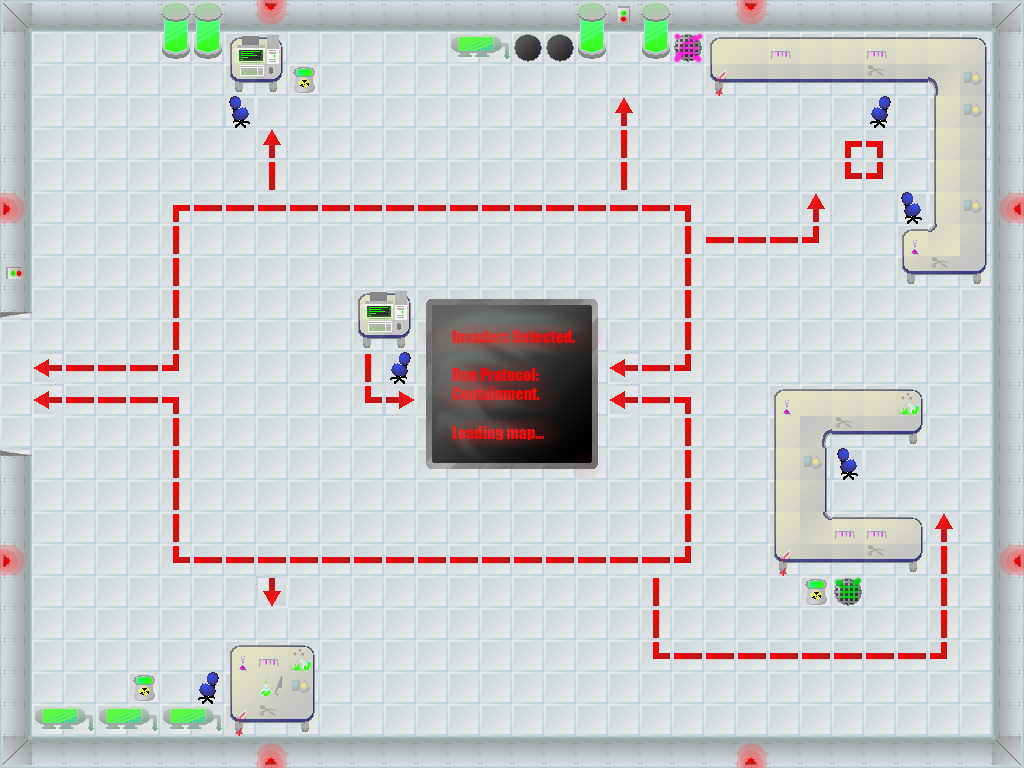

Rendered tile map (Tiled .tmx) drawn with the repository's tilesets; below, a short description and the map source with its tile grids summarised:
An orthogonal 32x24 tile map with 32x32 px tiles, 1 tile layer (Tile Layer 1).

<map version="1.0" orientation="orthogonal" width="32" height="24" tilewidth="32" tileheight="32">
 <tileset firstgid="1" name="tilesheet" tilewidth="32" tileheight="32">
  <image source="../Art/Tiles/tilesheet.png" />
  <tile id="0">
   <properties>
    <property name="impassable" value="1" />
   </properties>
  </tile>
  <tile id="1">
   <properties>
    <property name="impassable" value="1" />
   </properties>
  </tile>
  <tile id="2">
   <properties>
    <property name="impassable" value="1" />
   </properties>
  </tile>
  <tile id="3">
   <properties>
    <property name="impassable" value="1" />
   </properties>
  </tile>
  <tile id="4">
   <properties>
    <property name="impassable" value="1" />
   </properties>
  </tile>
  <tile id="5">
   <properties>
    <property name="impassable" value="1" />
   </properties>
  </tile>
  <tile id="6">
   <properties>
    <property name="impassable" value="1" />
   </properties>
  </tile>
  <tile id="7">
   <properties>
    <property name="impassable" value="1" />
   </properties>
  </tile>
  <tile id="8">
   <properties>
    <property name="impassable" value="1" />
   </properties>
  </tile>
  <tile id="9">
   <properties>
    <property name="impassable" value="1" />
   </properties>
  </tile>
  <tile id="10">
   <properties>
    <property name="impassable" value="1" />
   </properties>
  </tile>
  <tile id="11">
   <properties>
    <property name="impassable" value="1" />
   </properties>
  </tile>
  <tile id="12">
   <properties>
    <property name="impassable" value="1" />
   </properties>
  </tile>
  <tile id="13">
   <properties>
    <property name="impassable" value="1" />
   </properties>
  </tile>
  <tile id="14">
   <properties>
    <property name="impassable" value="1" />
   </properties>
  </tile>
  <tile id="15">
   <properties>
    <property name="impassable" value="1" />
   </properties>
  </tile>
  <tile id="16">
   <properties>
    <property name="impassable" value="1" />
   </properties>
  </tile>
  <tile id="17">
   <properties>
    <property name="impassable" value="1" />
   </properties>
  </tile>
  <tile id="18">
   <properties>
    <property name="impassable" value="1" />
   </properties>
  </tile>
  <tile id="19">
   <properties>
    <property name="impassable" value="1" />
   </properties>
  </tile>
  <tile id="20">
   <properties>
    <property name="impassable" value="1" />
   </properties>
  </tile>
  <tile id="21">
   <properties>
    <property name="impassable" value="1" />
   </properties>
  </tile>
  <tile id="22">
   <properties>
    <property name="impassable" value="1" />
   </properties>
  </tile>
  <tile id="23">
   <properties>
    <property name="impassable" value="1" />
   </properties>
  </tile>
  <tile id="24">
   <properties>
    <property name="impassable" value="1" />
   </properties>
  </tile>
  <tile id="25">
   <properties>
    <property name="impassable" value="1" />
   </properties>
  </tile>
  <tile id="26">
   <properties>
    <property name="impassable" value="1" />
   </properties>
  </tile>
  <tile id="27">
   <properties>
    <property name="impassable" value="1" />
   </properties>
  </tile>
  <tile id="30">
   <properties>
    <property name="impassable" value="1" />
   </properties>
  </tile>
  <tile id="31">
   <properties>
    <property name="impassable" value="1" />
   </properties>
  </tile>
  <tile id="32">
   <properties>
    <property name="impassable" value="1" />
   </properties>
  </tile>
  <tile id="33">
   <properties>
    <property name="impassable" value="1" />
   </properties>
  </tile>
  <tile id="34">
   <properties>
    <property name="impassable" value="1" />
   </properties>
  </tile>
  <tile id="35">
   <properties>
    <property name="impassable" value="1" />
   </properties>
  </tile>
  <tile id="36">
   <properties>
    <property name="impassable" value="1" />
   </properties>
  </tile>
  <tile id="37">
   <properties>
    <property name="impassable" value="1" />
   </properties>
  </tile>
  <tile id="38">
   <properties>
    <property name="impassable" value="1" />
   </properties>
  </tile>
  <tile id="41">
   <properties>
    <property name="damaging" value="1" />
   </properties>
  </tile>
  <tile id="42">
   <properties>
    <property name="damaging" value="1" />
   </properties>
  </tile>
  <tile id="43">
   <properties>
    <property name="damaging" value="1" />
   </properties>
  </tile>
  <tile id="49">
   <properties>
    <property name="impassable" value="1" />
   </properties>
  </tile>
  <tile id="52">
   <properties>
    <property name="damaging" value="1" />
   </properties>
  </tile>
  <tile id="53">
   <properties>
    <property name="damaging" value="1" />
   </properties>
  </tile>
  <tile id="54">
   <properties>
    <property name="damaging" value="1" />
   </properties>
  </tile>
  <tile id="63">
   <properties>
    <property name="damaging" value="1" />
   </properties>
  </tile>
  <tile id="64">
   <properties>
    <property name="damaging" value="1" />
   </properties>
  </tile>
  <tile id="65">
   <properties>
    <property name="damaging" value="1" />
   </properties>
  </tile>
  <tile id="67">
   <properties>
    <property name="impassable" value="1" />
   </properties>
  </tile>
  <tile id="74">
   <properties>
    <property name="damaging" value="" />
   </properties>
  </tile>
  <tile id="75">
   <properties>
    <property name="damaging" value="" />
   </properties>
  </tile>
  <tile id="76">
   <properties>
    <property name="damaging" value="" />
   </properties>
  </tile>
  <tile id="77">
   <properties>
    <property name="damaging" value="1" />
   </properties>
  </tile>
  <tile id="78">
   <properties>
    <property name="damaging" value="1" />
   </properties>
  </tile>
  <tile id="79">
   <properties>
    <property name="damaging" value="1" />
   </properties>
  </tile>
  <tile id="80">
   <properties>
    <property name="damaging" value="1" />
   </properties>
  </tile>
  <tile id="81">
   <properties>
    <property name="impassable" value="1" />
   </properties>
  </tile>
  <tile id="83">
   <properties>
    <property name="impassable" value="1" />
   </properties>
  </tile>
  <tile id="84">
   <properties>
    <property name="impassable" value="1" />
   </properties>
  </tile>
  <tile id="85">
   <properties>
    <property name="damaging" value="1" />
   </properties>
  </tile>
  <tile id="86">
   <properties>
    <property name="damaging" value="1" />
   </properties>
  </tile>
  <tile id="87">
   <properties>
    <property name="damaging" value="1" />
   </properties>
  </tile>
  <tile id="88">
   <properties>
    <property name="damaging" value="1" />
   </properties>
  </tile>
  <tile id="89">
   <properties>
    <property name="damaging" value="1" />
   </properties>
  </tile>
  <tile id="90">
   <properties>
    <property name="damaging" value="1" />
   </properties>
  </tile>
  <tile id="91">
   <properties>
    <property name="damaging" value="1" />
   </properties>
  </tile>
  <tile id="92">
   <properties>
    <property name="impassable" value="1" />
   </properties>
  </tile>
  <tile id="93">
   <properties>
    <property name="impassable" value="1" />
   </properties>
  </tile>
  <tile id="94">
   <properties>
    <property name="impassable" value="1" />
   </properties>
  </tile>
  <tile id="95">
   <properties>
    <property name="impassable" value="1" />
   </properties>
  </tile>
  <tile id="96">
   <properties>
    <property name="damaging" value="1" />
   </properties>
  </tile>
  <tile id="97">
   <properties>
    <property name="damaging" value="1" />
   </properties>
  </tile>
  <tile id="98">
   <properties>
    <property name="damaging" value="1" />
   </properties>
  </tile>
  <tile id="99">
   <properties>
    <property name="impassable" value="1" />
   </properties>
  </tile>
  <tile id="100">
   <properties>
    <property name="impassable" value="1" />
   </properties>
  </tile>
  <tile id="104">
   <properties>
    <property name="impassable" value="1" />
   </properties>
  </tile>
  <tile id="105">
   <properties>
    <property name="impassable" value="1" />
   </properties>
  </tile>
  <tile id="106">
   <properties>
    <property name="impassable" value="1" />
   </properties>
  </tile>
  <tile id="110">
   <properties>
    <property name="impassable" value="1" />
   </properties>
  </tile>
  <tile id="111">
   <properties>
    <property name="impassable" value="1" />
   </properties>
  </tile>
  <tile id="113">
   <properties>
    <property name="impassable" value="1" />
   </properties>
  </tile>
  <tile id="114">
   <properties>
    <property name="impassable" value="1" />
   </properties>
  </tile>
  <tile id="115">
   <properties>
    <property name="impassable" value="1" />
   </properties>
  </tile>
  <tile id="116">
   <properties>
    <property name="impassable" value="1" />
   </properties>
  </tile>
  <tile id="117">
   <properties>
    <property name="impassable" value="1" />
   </properties>
  </tile>
  <tile id="121">
   <properties>
    <property name="impassable" value="1" />
   </properties>
  </tile>
  <tile id="124">
   <properties>
    <property name="impassable" value="1" />
   </properties>
  </tile>
  <tile id="125">
   <properties>
    <property name="impassable" value="1" />
   </properties>
  </tile>
  <tile id="126">
   <properties>
    <property name="impassable" value="1" />
   </properties>
  </tile>
  <tile id="127">
   <properties>
    <property name="impassable" value="1" />
   </properties>
  </tile>
  <tile id="128">
   <properties>
    <property name="impassable" value="1" />
   </properties>
  </tile>
 </tileset>
 <layer name="Tile Layer 1" width="32" height="24">
  <data>[768 cells, 768 non-empty, 98 distinct tile ids]</data>
 </layer>
</map>
